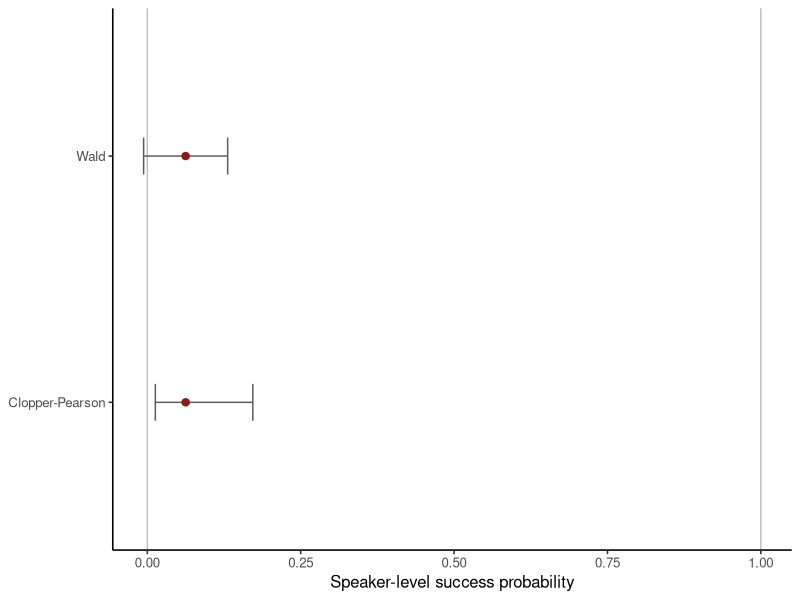

Write the R code that produced this figure.
## ---- chunk 1
#| label: hillenbrand-binomial-data
library(ggplot2)

vowels <- read.csv(
  "data/hillenbrand/vowels-complete.csv",
  stringsAsFactors = FALSE
)
pairs_long <- subset(
  vowels,
  speaker_type == "woman" & vowel %in% c("I", "i"),
  select = c(speaker_id, vowel, duration_ms)
)
pairs <- reshape(pairs_long, idvar = "speaker_id", timevar = "vowel", direction = "wide")
names(pairs)[names(pairs) == "duration_ms.I"] <- "hid_ms"
names(pairs)[names(pairs) == "duration_ms.i"] <- "heed_ms"
pairs$hid_longer <- pairs$hid_ms > pairs$heed_ms

x <- sum(pairs$hid_longer)
n <- nrow(pairs)
p_hat <- x / n

stopifnot(n == 48L, x == 3L, !anyNA(pairs$hid_longer))
data.frame(speakers = n, successes = x, sample_proportion = p_hat)
## ---- chunk 2
#| label: hillenbrand-binomial-intervals
exact_result <- binom.test(x, n, conf.level = 0.95)
wald_se <- sqrt(p_hat * (1 - p_hat) / n)
wald_interval <- p_hat + c(-1, 1) * qnorm(0.975) * wald_se
exact_interval <- as.numeric(exact_result$conf.int)
beta_interval <- c(
  if (x == 0L) 0 else qbeta(0.025, x, n - x + 1L),
  if (x == n) 1 else qbeta(0.975, x + 1L, n - x)
)

intervals <- data.frame(
  method = c("Clopper-Pearson", "Wald"),
  estimate = p_hat,
  lower = c(exact_interval[1], wald_interval[1]),
  upper = c(exact_interval[2], wald_interval[2])
)
stopifnot(wald_interval[1] < 0)
stopifnot(isTRUE(all.equal(exact_interval, beta_interval, tolerance = 1e-12)))
intervals
## ---- chunk 3
#| label: plot-hillenbrand-binomial-intervals
#| fig-cap: "Intervals for the probability that /I/ lasts longer than /i/ within an adult woman."
ggplot(intervals, aes(estimate, method, xmin = lower, xmax = upper)) +
  geom_vline(xintercept = c(0, 1), color = "grey75", linewidth = 0.5) +
  geom_errorbarh(height = 0.15, color = "grey35") +
  geom_point(color = "#8B1A1A", size = 2.2) +
  labs(x = "Speaker-level success probability", y = NULL) +
  theme_classic(base_size = 12)
